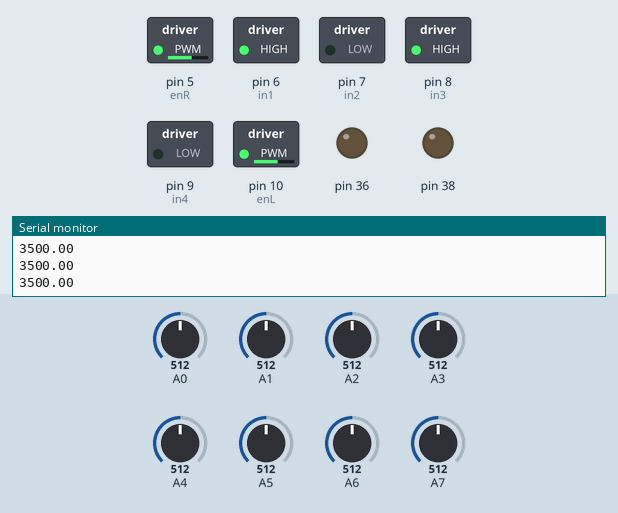
A sketch run on a simulated Arduino Mega 2560, built with avr-gcc and run on an emulated ATmega2560. Parts: switched loads named in the sketch (green lamp = pin HIGH), output pins drawn as LEDs (lit = HIGH), the last lines printed to the serial monitor. The inputs (shaded band) are chosen by the test bench; at power-on: A0 = 512, A1 = 512, A2 = 512, A6 = 512, A4 = 512, A5 = 512, A3 = 512, A7 = 512.

Above: at 1.2 s.
1.3 s: A0 set to 716
At 2.1 s:
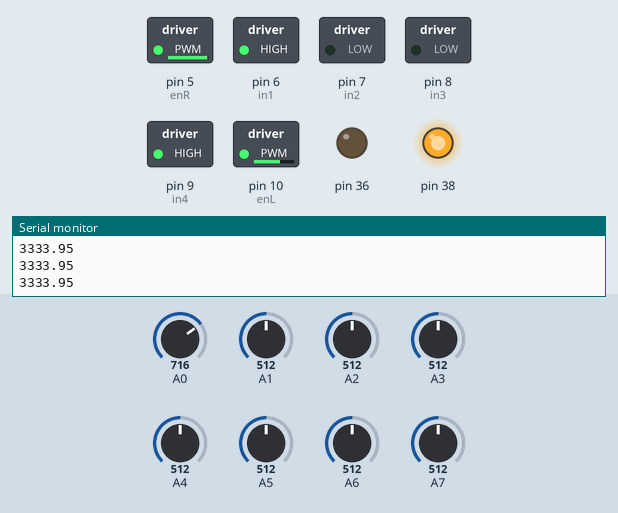
2.8 s: A1 set to 716
At 4.0 s:
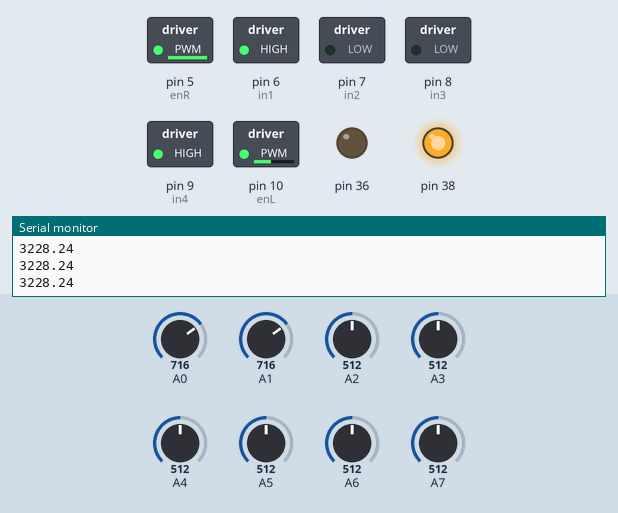
4.3 s: A2 set to 716
At 5.2 s:
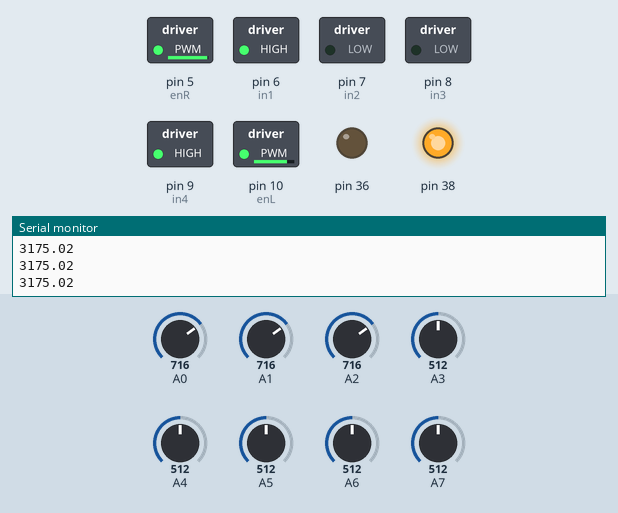
5.8 s: A6 set to 992
At 6.2 s:
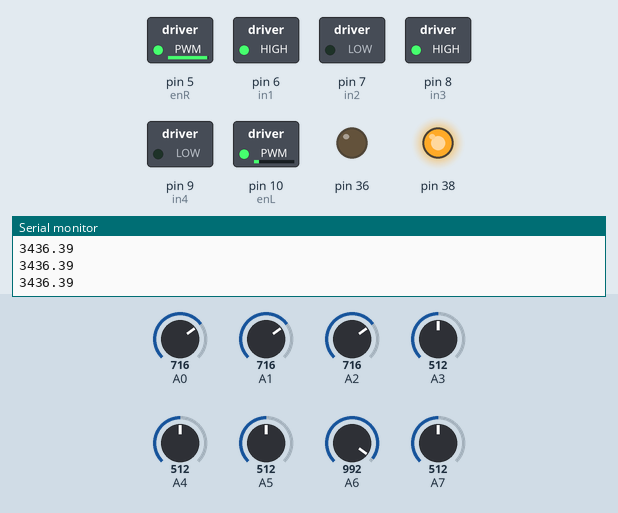
7.3 s: A4 set to 716
At 8.3 s:
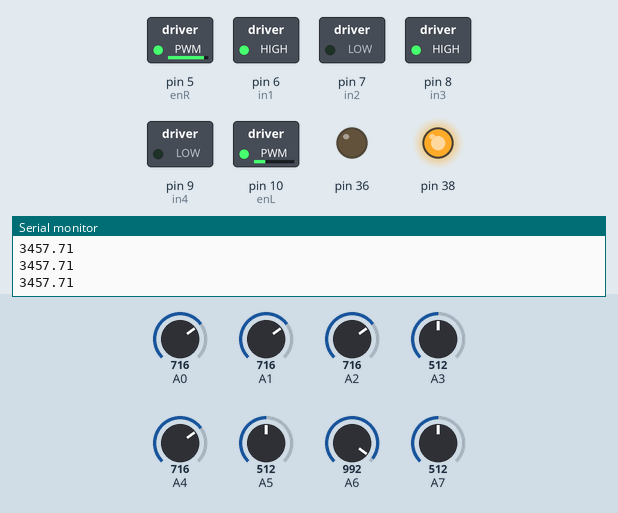
8.8 s: A5 set to 716
At 9.3 s:
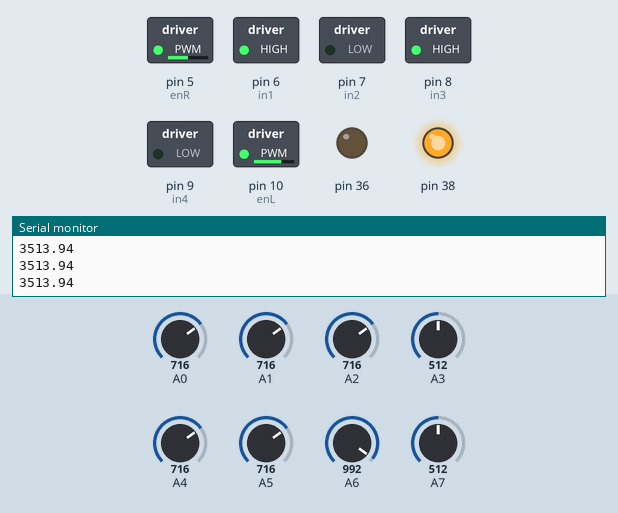
Timing chart, 0 to 11.3 s (numbered marks = the images above; inputs shaded):
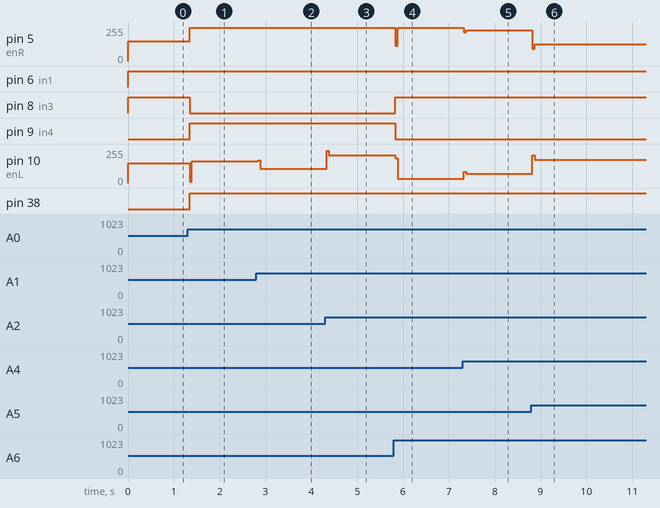

The sketch:

PID_1.ino
```cpp
// Motor A connections
int enR = 5;
int in1 = 6;
int in2 = 7;
// Motor B connections
int in3 = 8;
int in4 = 9;
int enL = 10;

//
int L1_read = 0;
int L2_read = 0;
int L3_read = 0;
int L4_read = 0;
int R1_read = 0;
int R2_read = 0;
int R3_read = 0;
int R4_read = 0;

float sum =0;
float val = 0.00;
int last_error = 0;

float kp = 1; //1
float ki = 0.9; // 0.8
float kd = 0.6; // 0.6

int base_speed = 150;
int max_speed = 250;


void setup() {
  Serial.begin(9600);
  // sensor reads
  pinMode( A0, INPUT);
  pinMode( A1, INPUT);
  pinMode( A2, INPUT);
  pinMode( A3, INPUT);
  pinMode( A4, INPUT);
  pinMode( A5, INPUT);
  pinMode( A6, INPUT);
  pinMode( A7, INPUT);

  // Set all the motor control pins to outputs
  pinMode(enR, OUTPUT);
  pinMode(enL, OUTPUT);
  pinMode(in1, OUTPUT);
  pinMode(in2, OUTPUT);
  pinMode(in3, OUTPUT);
  pinMode(in4, OUTPUT);

  pinMode(38, OUTPUT);
  pinMode(36, OUTPUT);

  // Turn off motors - Initial state
  digitalWrite(in1, LOW);
  digitalWrite(in2, LOW);
  digitalWrite(in3, LOW);
  digitalWrite(in4, LOW);
}

void loop() {
  L4_read = analogRead(A0);
  L3_read = analogRead(A1);
  L2_read = analogRead(A2);
  L1_read = analogRead(A3);
  R1_read = analogRead(A4);
  R2_read = analogRead(A5);
  R3_read = analogRead(A6);
  R4_read = analogRead(A7);

  sum = 0*L4_read + 1*L3_read + 2*L2_read + 3*L1_read + 4*R1_read + 5*R2_read + 6*R3_read + 7*R4_read;
  val = sum*1000/(L4_read + L3_read + L2_read + L1_read + R1_read + R2_read + R3_read + R4_read );

  Serial.println(val);

  int error = 3500 - val;
  int P_val = error;
  int I_val = I_val + error;
  int D_val = error - last_error;
  last_error = error;

  int motor_speed = P_val*kp + I_val*ki + D_val*kd ;

  int Rmotor_speed = base_speed + motor_speed;
  int Lmotor_speed = base_speed - motor_speed;

  digitalWrite(in1, HIGH);
  digitalWrite(in2, LOW);
  digitalWrite(in3, HIGH);
  digitalWrite(in4, LOW);

  if ( Rmotor_speed >= max_speed) {
    digitalWrite(38, HIGH);
    digitalWrite(36, LOW);
    Rmotor_speed = max_speed;
    digitalWrite(in1, HIGH);
    digitalWrite(in2, LOW);

  }
  if ( Lmotor_speed >= max_speed) {
    digitalWrite(38, LOW);
    digitalWrite(36, HIGH);
    Lmotor_speed = max_speed;
    digitalWrite(in3, HIGH);
    digitalWrite(in4, LOW);
  }
  if ( Rmotor_speed <= 0) {
    Rmotor_speed = Rmotor_speed * -1;
    digitalWrite(in1, LOW);
    digitalWrite(in2, HIGH);
  }
  if ( Lmotor_speed <= 0) {
    Lmotor_speed = Lmotor_speed * -1;
    digitalWrite(in3, LOW);
    digitalWrite(in4, HIGH);
  }

  analogWrite(enR , Rmotor_speed);
  analogWrite(enL , Lmotor_speed);
  // Turn on motors F
//  digitalWrite(in1, HIGH);
//  digitalWrite(in2, LOW);
//  digitalWrite(in3, HIGH);
//  digitalWrite(in4, LOW);

  delay(50);
}
```

Measured:
- after the input at 1.3 s, pin 5 (enR): 150/255 → 250/255 at once; pin 8 (in3): HIGH → LOW at once; pin 9 (in4), pin 38: LOW → HIGH at once; pin 10 (enL): 150/255 → 165/255 at once
- after the input at 2.8 s, pin 10 (enL): 165/255 → 108/255 at once
- after the input at 4.3 s, pin 10 (enL): 108/255 → 209/255 at once
- after the input at 5.8 s, pin 5 (enR): 250/255 → 114/255 at once, → 250/255 0.05 s later; pin 8 (in3): LOW → HIGH at once; pin 9 (in4): HIGH → LOW at once; pin 10 (enL): 209/255 → 31/255 at once
- after the input at 7.3 s, pin 5 (enR): 250/255 → 229/255 at once; pin 10 (enL): 31/255 → 71/255 at once
- after the input at 8.8 s, pin 5 (enR): 229/255 → 126/255 at once; pin 10 (enL): 71/255 → 174/255 at once
